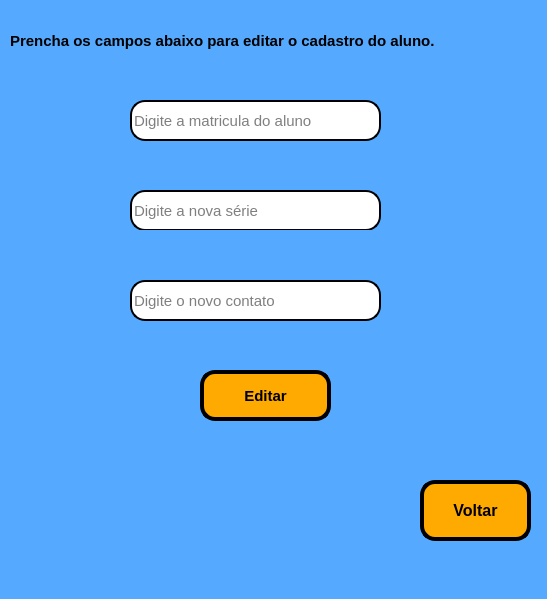
<?xml version="1.0" encoding="UTF-8"?>
<ui version="4.0">
 <class>MainWindow</class>
 <widget class="QMainWindow" name="MainWindow">
  <property name="geometry">
   <rect>
    <x>0</x>
    <y>0</y>
    <width>547</width>
    <height>599</height>
   </rect>
  </property>
  <property name="windowTitle">
   <string>Editar Aluno</string>
  </property>
  <property name="styleSheet">
   <string notr="true">background-color: rgb(85, 170, 255);</string>
  </property>
  <widget class="QWidget" name="centralwidget">
   <widget class="QLineEdit" name="matricula">
    <property name="geometry">
     <rect>
      <x>130</x>
      <y>100</y>
      <width>251</width>
      <height>41</height>
     </rect>
    </property>
    <property name="font">
     <font>
      <pointsize>11</pointsize>
     </font>
    </property>
    <property name="styleSheet">
     <string notr="true">background-color: rgb(255, 255, 255);
border-radius: 15px;
border-style: outset;
border-width: 2px;</string>
    </property>
    <property name="inputMask">
     <string/>
    </property>
    <property name="text">
     <string/>
    </property>
    <property name="placeholderText">
     <string>Digite a matricula do aluno</string>
    </property>
   </widget>
   <widget class="QLineEdit" name="serie">
    <property name="geometry">
     <rect>
      <x>130</x>
      <y>190</y>
      <width>251</width>
      <height>41</height>
     </rect>
    </property>
    <property name="font">
     <font>
      <pointsize>11</pointsize>
     </font>
    </property>
    <property name="styleSheet">
     <string notr="true">background-color: rgb(255, 255, 255);
border-radius: 15px;
border-style: outset;
border-width: 2px;</string>
    </property>
    <property name="inputMask">
     <string/>
    </property>
    <property name="text">
     <string/>
    </property>
    <property name="placeholderText">
     <string>Digite a nova série</string>
    </property>
   </widget>
   <widget class="QLineEdit" name="contato">
    <property name="geometry">
     <rect>
      <x>130</x>
      <y>280</y>
      <width>251</width>
      <height>41</height>
     </rect>
    </property>
    <property name="font">
     <font>
      <pointsize>11</pointsize>
     </font>
    </property>
    <property name="styleSheet">
     <string notr="true">background-color: rgb(255, 255, 255);
border-radius: 15px;
border-style: outset;
border-width: 2px;</string>
    </property>
    <property name="inputMask">
     <string/>
    </property>
    <property name="text">
     <string/>
    </property>
    <property name="placeholderText">
     <string>Digite o novo contato</string>
    </property>
   </widget>
   <widget class="QLabel" name="label">
    <property name="geometry">
     <rect>
      <x>10</x>
      <y>10</y>
      <width>541</width>
      <height>61</height>
     </rect>
    </property>
    <property name="font">
     <font>
      <pointsize>11</pointsize>
      <weight>75</weight>
      <bold>true</bold>
     </font>
    </property>
    <property name="text">
     <string>Prencha os campos abaixo para editar o cadastro do aluno.</string>
    </property>
   </widget>
   <widget class="QPushButton" name="pushButton">
    <property name="geometry">
     <rect>
      <x>200</x>
      <y>370</y>
      <width>131</width>
      <height>51</height>
     </rect>
    </property>
    <property name="font">
     <font>
      <pointsize>11</pointsize>
      <weight>75</weight>
      <bold>true</bold>
     </font>
    </property>
    <property name="styleSheet">
     <string notr="true">background-color: rgb(255, 170, 0);
border-radius: 15px;
border-style: outset;
border-width: 4px;
border-color: black;</string>
    </property>
    <property name="text">
     <string>Editar</string>
    </property>
   </widget>
   <widget class="QLabel" name="label_2">
    <property name="geometry">
     <rect>
      <x>140</x>
      <y>320</y>
      <width>321</width>
      <height>41</height>
     </rect>
    </property>
    <property name="font">
     <font>
      <pointsize>11</pointsize>
      <weight>75</weight>
      <bold>true</bold>
     </font>
    </property>
    <property name="text">
     <string/>
    </property>
   </widget>
   <widget class="QLabel" name="label_3">
    <property name="geometry">
     <rect>
      <x>140</x>
      <y>140</y>
      <width>321</width>
      <height>41</height>
     </rect>
    </property>
    <property name="font">
     <font>
      <pointsize>11</pointsize>
      <weight>75</weight>
      <bold>true</bold>
     </font>
    </property>
    <property name="styleSheet">
     <string notr="true">color: rgb(255, 85, 0);</string>
    </property>
    <property name="text">
     <string/>
    </property>
   </widget>
   <widget class="QLabel" name="label_4">
    <property name="geometry">
     <rect>
      <x>90</x>
      <y>100</y>
      <width>31</width>
      <height>31</height>
     </rect>
    </property>
    <property name="text">
     <string/>
    </property>
    <property name="pixmap">
     <pixmap>aluno-com-limite-de-graduacao.png</pixmap>
    </property>
    <property name="scaledContents">
     <bool>true</bool>
    </property>
   </widget>
   <widget class="QLabel" name="label_5">
    <property name="geometry">
     <rect>
      <x>90</x>
      <y>200</y>
      <width>31</width>
      <height>31</height>
     </rect>
    </property>
    <property name="text">
     <string/>
    </property>
    <property name="pixmap">
     <pixmap>o-saco-da-escola.png</pixmap>
    </property>
    <property name="scaledContents">
     <bool>true</bool>
    </property>
   </widget>
   <widget class="QLabel" name="label_6">
    <property name="geometry">
     <rect>
      <x>90</x>
      <y>280</y>
      <width>31</width>
      <height>31</height>
     </rect>
    </property>
    <property name="text">
     <string/>
    </property>
    <property name="pixmap">
     <pixmap>contato.png</pixmap>
    </property>
    <property name="scaledContents">
     <bool>true</bool>
    </property>
   </widget>
   <widget class="QPushButton" name="pushButton_7">
    <property name="geometry">
     <rect>
      <x>420</x>
      <y>480</y>
      <width>111</width>
      <height>61</height>
     </rect>
    </property>
    <property name="font">
     <font>
      <pointsize>12</pointsize>
      <weight>75</weight>
      <bold>true</bold>
     </font>
    </property>
    <property name="styleSheet">
     <string notr="true">background-color: rgb(255, 170, 0);
border-radius: 15px;
border-style: outset;
border-width: 4px;
border-color: black;</string>
    </property>
    <property name="text">
     <string>Voltar</string>
    </property>
    <property name="icon">
     <iconset>
      <normaloff>voltar.png</normaloff>voltar.png</iconset>
    </property>
   </widget>
   <widget class="QLabel" name="label_7">
    <property name="geometry">
     <rect>
      <x>80</x>
      <y>230</y>
      <width>371</width>
      <height>41</height>
     </rect>
    </property>
    <property name="font">
     <font>
      <pointsize>11</pointsize>
      <weight>75</weight>
      <bold>true</bold>
     </font>
    </property>
    <property name="styleSheet">
     <string notr="true">color: rgb(255, 85, 0);</string>
    </property>
    <property name="text">
     <string/>
    </property>
   </widget>
   <zorder>label_3</zorder>
   <zorder>label_2</zorder>
   <zorder>matricula</zorder>
   <zorder>serie</zorder>
   <zorder>contato</zorder>
   <zorder>label</zorder>
   <zorder>pushButton</zorder>
   <zorder>label_4</zorder>
   <zorder>label_5</zorder>
   <zorder>label_6</zorder>
   <zorder>pushButton_7</zorder>
   <zorder>label_7</zorder>
  </widget>
  <widget class="QMenuBar" name="menubar">
   <property name="geometry">
    <rect>
     <x>0</x>
     <y>0</y>
     <width>547</width>
     <height>26</height>
    </rect>
   </property>
  </widget>
  <widget class="QStatusBar" name="statusbar"/>
 </widget>
 <resources/>
 <connections/>
</ui>
